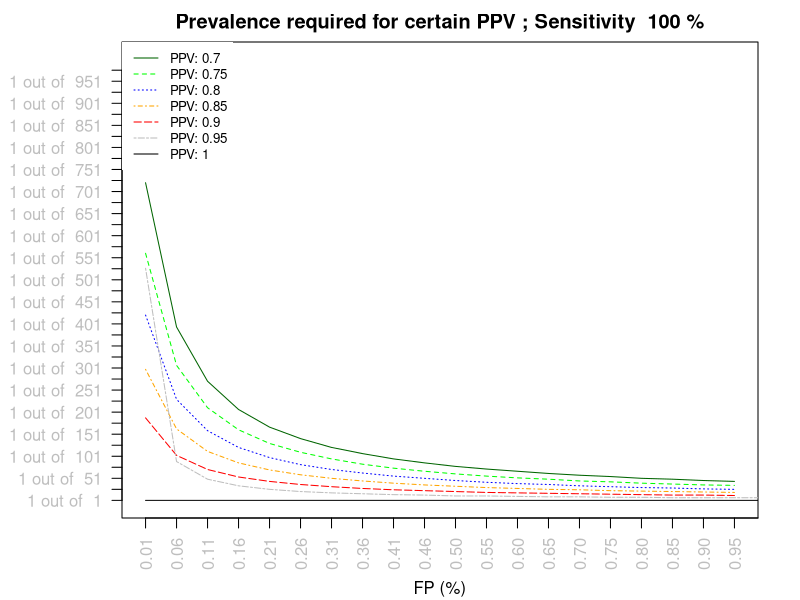

Generate this figure with R:

### TODO ################

# PPV in %
# Automagically save png plot

# BUG: Something odd in last two PPV (1 and 0.95)

### IDEALMENTE ###

#Preparar sistema para q se pueda elegir arbitrariamente q se mete en cada eje, y q se plotea
#Pej: PPV en Y, FP en X, y distintos niveles de PRevalencia en lineas diferentes

########################


# FP = 1-Specificity
# Prevalence = Prevalence_x/Prevalence_y
# 
# PPV = (Sensitivity * Prevalence) / ((Sensitivity * Prevalence) + (1-Prevalence)*(1-Specificity) )


#Variable definitions
Prevalence_x = 1
Prevalence_y = 1000
Sensitivity = 1 # Tasa de aciertos
# Specificity = .99 # 1-False Positives


#FP Loop
  #In %
Min_FP = 0.01
Max_FP = 1
Number_of_Steps_FP = 20
Step_size_FP = (Max_FP-Min_FP)/Number_of_Steps_FP


#PPV Loop
Min_PPV = 0.7
Max_PPV = 1
Number_of_Steps_PPV = 6
Step_size_PPV = (Max_PPV-Min_PPV)/Number_of_Steps_PPV

PPV_Sequence = seq(Min_PPV, Max_PPV, Step_size_PPV)
# PPV_Sequence = seq(0.65, 0.95, 0.1)


# png(paste0("PPV", PPV_Umbral*100, " - Sensitivity", Sensitivity*100, ".png"),
#     width     = 1600,
#     height    = 1200,
#     units     = "px")

#Establece margenes en Plot (6 para que quepa la etiqueta 1 out of ...)
op <- par(mar = c(4,6,2,2) + 0.1)  


for (r in 1:length(PPV_Sequence)) {

#Para mostrar en la grafica cual es la prevalencia en la que el PPV = r
PPV_Umbral = PPV_Sequence[r]
  # PPV_Umbral = 0.9


Graph_FP_DF <- data.frame(Prevalence = integer(),
                       FP = integer(),
                       Prevalence_y_Umbral = integer(),
                       PPV = double())


#Calcula PPV para cada una de las prevalencias 1 de i, hasta y=Prevalence_y
for (j in seq(Min_FP, Max_FP, Step_size_FP)) {
 
    #Creamos data.frame
    Graph_DF <- data.frame(Prevalence = integer(),
                     Prevalence_y = integer(),
                     PPV = double())
    
    FP = j/100
    #Calcula PPV para cada una de las prevalencias 1 de i, hasta y=Prevalence_y
    for (i in seq(1, Prevalence_y, 10)) {
      
      Prevalence = Prevalence_x/i
      
      PPV = (Sensitivity * Prevalence) / ((Sensitivity * Prevalence) + (1-Prevalence)*(FP) )
      
      Graph_DF = rbind(Graph_DF, data.frame(Prevalence_y = i, Prevalence = Prevalence, PPV = PPV))
      
    }
    
    
    Prevalence_y_Umbral = tryCatch({
        with(Graph_DF, approx(PPV, Prevalence_y, xout=c(PPV_Umbral)))
    }, error = function(e) {
        list(x = PPV_Umbral, y = 0) #If error, there is no Prevalence where PPV = PPV_Umbral
    })
    
    # if(is.na(Prevalence_y_Umbral$y)){ Prevalence_y_Umbral$y = Prevalence_y }
        
        # paste("When Prevalence is 1 out of", Prevalence_y, "- PPV is", round(Graph_DF$PPV[Prevalence_y]*100,2) ,"%")
        # paste("When Prevalence is 1 out of", round(Prevalence_Umbral$y), "- PPV is", PPV_Umbral*100 ,"%")
    
        # plot(Graph_DF$PPV, type = "l", xlab="Prevalencia 1 de y")
        #   abline(h = PPV_Umbral, v = Prevalence_y_Umbral$y, col = "gray60")
        # Prevalence_Umbral = 
        # PPV
        Graph_FP_DF = rbind(Graph_FP_DF, data.frame(FP = FP, Prevalence = Prevalence, Prevalence_y_Umbral = round(Prevalence_y_Umbral$y), PPV = PPV))
        
        cat('Loop', j, 'of 100 \n')
        
}

Graph_FP_DF = Graph_FP_DF[complete.cases(Graph_FP_DF), ]

# Graph_FP_DF = rbind(Graph_FP_DF, data.frame(FP = NA, Prevalence = NA, Prevalence_y_Umbral = 1000, PPV = NA))


# png(paste0("PPV", PPV_Umbral*100, " - Sensitivity", Sensitivity*100, ".png"),
#     width     = 1600,
#     height    = 1200,
#     units     = "px")
# 
#     op <- par(mar = c(4,6,2,2) + 0.1)  

Graph_Colors = c("darkgreen", "green", "blue", "orange", "red", "grey", "black")
if(r == 1) {
        plot(Graph_FP_DF$Prevalence_y_Umbral, type = "l",  ylim=c(Prevalence_x,Prevalence_y), xlab="FP (%)", ylab="", xaxt="n", yaxt="n", main=paste("Prevalence required for certain PPV ; Sensitivity ", Sensitivity*100, "%"), col = Graph_Colors[r])
        axis(1, at=seq(1, Number_of_Steps_FP+1), labels=format(round(seq(Min_FP, Max_FP, Step_size_FP), 2), nsmall = 1), col.axis="grey", las=2)        
        axis(2, at=seq(Prevalence_x, Prevalence_y, 25), labels=paste( "1 out of ", seq(Prevalence_x, Prevalence_y, 25)), col.axis="grey", las=2)

} else {

          lines(Graph_FP_DF$Prevalence_y_Umbral, type = "l",  ylim=c(Prevalence_x, Prevalence_y), xlab="FP (%)", ylab="", xaxt="n", yaxt="n", main=paste("PPV ", PPV_Umbral*100, "%, Sensitivity ", Sensitivity*100, "%"), col=Graph_Colors[r], lty=r)  

}
#     par(op) ## reset      
# 
# dev.off()

legend("topleft", legend=paste("PPV:", PPV_Sequence), col=Graph_Colors[1:length(PPV_Sequence)], lty=1:r, cex=0.8, box.lty=0)

}

format(round(Graph_FP_DF$FP[seq(1, length(Graph_FP_DF$FP), 1)], 4)*100, nsmall = 2)
par(op) ## reset      

# dev.off()
